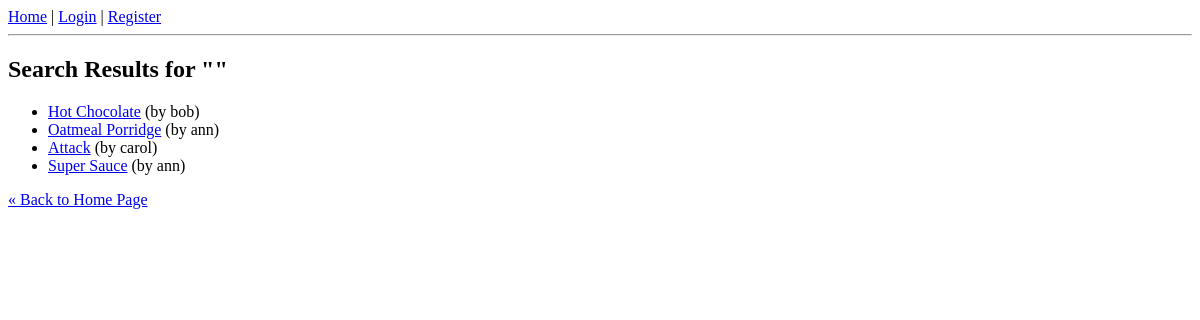
/search/, run on an earlier commit of the app's database.
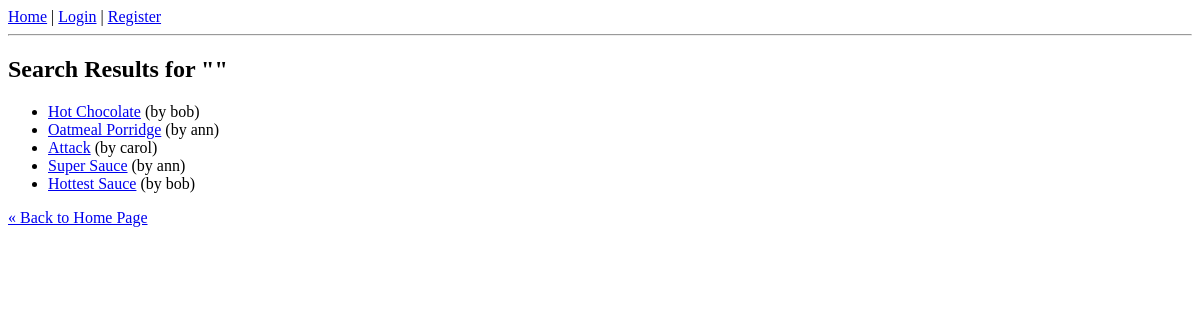
And on a later commit of the database.
### rbook/models.py (models this page shows)
class Recipe(models.Model):
	owner = models.ForeignKey(User, on_delete=models.CASCADE, related_name='recipes')
	rname = models.CharField(max_length=100)
	category = models.CharField(max_length=20, choices=CATEGORY_CHOICES, default='main_dish')
	secret = models.BooleanField(default=False)
	portions = models.IntegerField(default=1)
	ingredients = models.TextField(help_text="Enter each amount & ingredient on a new line")
	guidance = models.TextField(help_text="Enter preparation steps on new lines")

### rbook/views.py (the view)
# urls.py: path('search/', views.search, name='search'),
def search(request):
    query = request.GET.get('query', '')
    raw_query = f"SELECT * FROM rbook_recipe WHERE rname LIKE '%{query}%'"
    recipes = Recipe.objects.raw(raw_query)
    return render(request, 'rbook/search_results.html', {
        'query': query,
        'recipes': recipes
    })

### rbook/templates/rbook/search_results.html
{% extends 'rbook/base.html' %}
{% block content %}
<h2>Search Results for "{{ query }}"</h2>
<ul>
    {% for recipe in recipes %}
        <li><a href="{% url 'recipe_detail' recipe.id %}">{{ recipe.rname }}</a> (by {{ recipe.owner.username }})</li>
    {% empty %}
        <li>No recipes matched your search.</li>
    {% endfor %}
</ul>
<a href="{% url 'index' %}">&laquo; Back to Home Page</a>
{% endblock %}

### rbook/templates/rbook/base.html (shortened to what this page needs)
<!DOCTYPE html>
<html lang="en">
<head>
</head>
<body>
    <nav>
        <a href="{% url 'index' %}">Home</a> |
        {% if user.is_authenticated %}
            Logged in as <strong>{{ user.username }}</strong> |
            <a href="{% url 'add_recipe' %}">Add Recipe</a> |
            <form action="{% url 'logout' %}" method="post" style="display:inline;">
                {% csrf_token %}
                <button type="submit" style="background:none; border:none; color:blue; text-decoration:underline; cursor:pointer; padding:0;">Logout</button>
            </form>
        {% else %}
            <a href="{% url 'login' %}">Login</a> |
            <a href="{% url 'register' %}">Register</a>
        {% endif %}
    </nav>
    <hr>
    {% block content %}
    {% endblock %}
</body>
</html>

What changed in the data, as far as the page shows it:
added Recipe: rname "Hottest Sauce", owner.username "bob"
